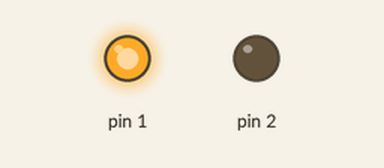
This sketch was run on a simulated Arduino Uno, built with avr-gcc and run on an emulated ATmega328P. Shown: output pins drawn as LEDs (lit = HIGH).

Above: at 0.4 s.
At 2.2 s:
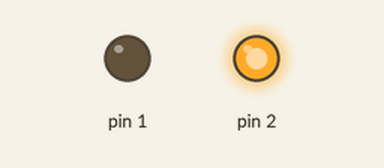
At 6.7 s:
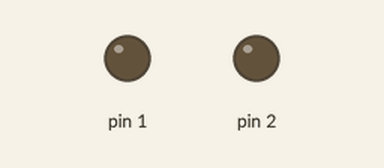
Timing chart, 0 to 8.3 s (numbered marks = the images above):
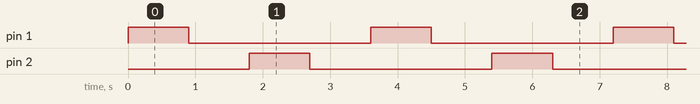

The sketch:

test.ino
```cpp
int led=1;

void setup() {
pinMode (1,OUTPUT);
pinMode (2,OUTPUT);

}

void loop() {
  for(led=0;led<10;led++)
  {
  digitalWrite (1,HIGH);
  delay (900);
  digitalWrite (1,LOW);
  delay(900);

  digitalWrite (2,HIGH);
  delay (900);
  digitalWrite (2,LOW);
  delay(900);


  }

}
```

Measured:
- by itself, pin 1, pin 2: alternates HIGH for 0.90 s and LOW for 2.7 s
- by itself, everything shown: repeats every 3.6 s, in 4 steps
